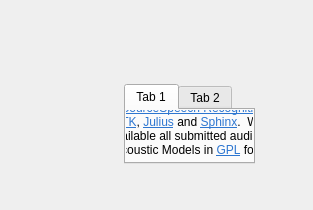
<?xml version="1.0" encoding="UTF-8"?>
<ui version="4.0">
 <class>VoxForgeOptIn</class>
 <widget class="QWizardPage" name="VoxForgeOptIn">
  <property name="geometry">
   <rect>
    <x>0</x>
    <y>0</y>
    <width>313</width>
    <height>210</height>
   </rect>
  </property>
  <property name="windowTitle">
   <string>WizardPage</string>
  </property>
  <property name="title">
   <string>Opt-In to VoxForge</string>
  </property>
  <property name="subTitle">
   <string>Choose to submit your work to &lt;a href=&quot;http://voxforge.org&quot;&gt;VoxForge&lt;/a&gt;.</string>
  </property>
  <widget class="QCheckBox" name="checkBoxVoxforge">
   <property name="geometry">
    <rect>
     <x>100</x>
     <y>212</y>
     <width>158</width>
     <height>21</height>
    </rect>
   </property>
   <property name="text">
    <string>Enable Voxforge Services</string>
   </property>
  </widget>
  <widget class="QTabWidget" name="tabWidget">
   <property name="geometry">
    <rect>
     <x>124</x>
     <y>84</y>
     <width>131</width>
     <height>80</height>
    </rect>
   </property>
   <widget class="QWidget" name="tab">
    <attribute name="title">
     <string>Tab 1</string>
    </attribute>
    <widget class="QLabel" name="label">
     <property name="geometry">
      <rect>
       <x>-132</x>
       <y>-48</y>
       <width>381</width>
       <height>121</height>
      </rect>
     </property>
     <property name="text">
      <string>&lt;html&gt;&lt;head/&gt;&lt;body&gt;&lt;p&gt;&lt;a href=&quot;http://voxforge.org/&quot;&gt;&lt;span style=&quot; text-decoration: underline; color:#2d76d0;&quot;&gt;VoxForge&lt;/span&gt;&lt;/a&gt; is an online collective and &amp;quot;was set up to collect transcribed speech for use in &lt;a href=&quot;http://en.wikipedia.org/wiki/Open_source&quot;&gt;&lt;span style=&quot; text-decoration: underline; color:#2d76d0;&quot;&gt;Open Source&lt;/span&gt;&lt;/a&gt;&lt;a href=&quot;http://en.wikipedia.org/wiki/Speech_Recognition&quot;&gt;&lt;span style=&quot; text-decoration: underline; color:#2d76d0;&quot;&gt;Speech Recognition Engines&lt;/span&gt;&lt;/a&gt; (&amp;quot;SRE&amp;quot;s) such as such as &lt;a href=&quot;http://www.ece.msstate.edu/research/isip/projects/speech/index.html&quot;&gt;&lt;span style=&quot; text-decoration: underline; color:#2d76d0;&quot;&gt;ISIP&lt;/span&gt;&lt;/a&gt;, &lt;a href=&quot;http://htk.eng.cam.ac.uk/&quot;&gt;&lt;span style=&quot; text-decoration: underline; color:#2d76d0;&quot;&gt;HTK&lt;/span&gt;&lt;/a&gt;, &lt;a href=&quot;http://julius.sourceforge.jp/en_index.php?q=en/index.html&quot;&gt;&lt;span style=&quot; text-decoration: underline; color:#2d76d0;&quot;&gt;Julius&lt;/span&gt;&lt;/a&gt; and &lt;a href=&quot;http://cmusphinx.sourceforge.net/html/cmusphinx.php&quot;&gt;&lt;span style=&quot; text-decoration: underline; color:#2d76d0;&quot;&gt;Sphinx&lt;/span&gt;&lt;/a&gt;.  We (Voxforge) will categorize and make available all submitted audio files (also called a 'Speech Corpus&amp;quot;) and Acoustic Models in &lt;a href=&quot;http://voxforge.org/home/docs/faq/faq/what-is-gpl&quot;&gt;&lt;span style=&quot; text-decoration: underline; color:#2d76d0;&quot;&gt;GPL&lt;/span&gt;&lt;/a&gt; format&amp;quot;.&lt;/p&gt;&lt;/body&gt;&lt;/html&gt;</string>
     </property>
     <property name="wordWrap">
      <bool>true</bool>
     </property>
    </widget>
   </widget>
   <widget class="QWidget" name="tab_2">
    <attribute name="title">
     <string>Tab 2</string>
    </attribute>
   </widget>
  </widget>
 </widget>
 <resources>
  <include location="../res.qrc"/>
 </resources>
 <connections/>
</ui>
